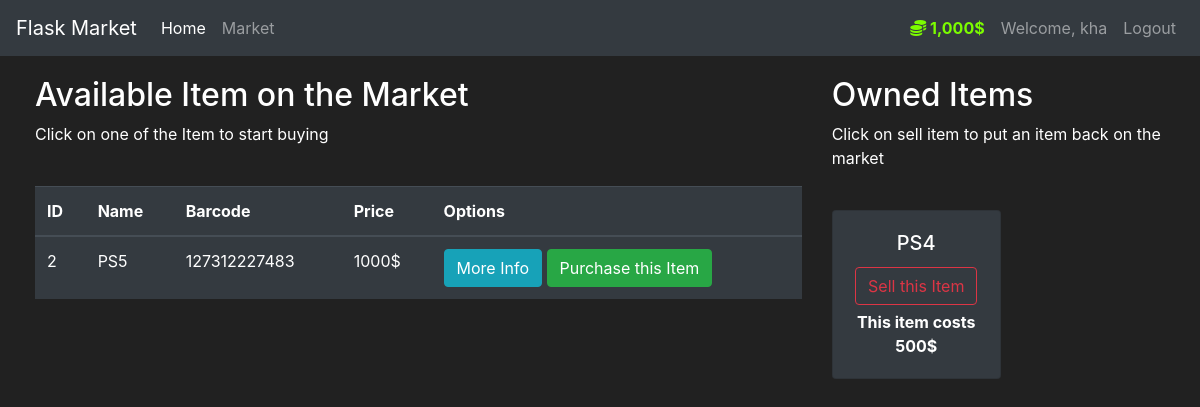
The page /market (signed in) on the database as committed earlier.
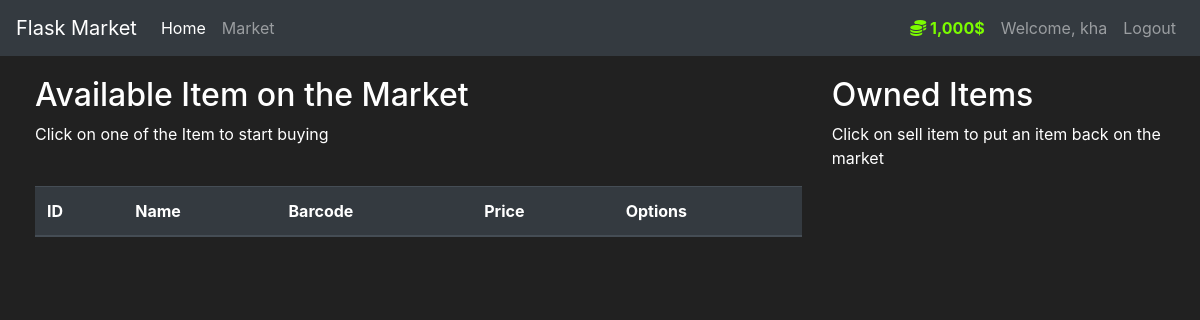
The same page on the database as committed later.
### market/models.py (models this page shows, shortened)
class User(db.Model, UserMixin):
    id = db.Column(db.Integer(), primary_key=True)
    username = db.Column(db.String(length=30), unique=True, nullable=False)
    email_address = db.Column(db.String(length=50),
                              unique=True, nullable=False)
    password_hash = db.Column(db.String(length=60), nullable=False)
    budget = db.Column(db.Integer(), nullable=False,  default=1000)
    items = db.relationship('Item', backref='owned_user', lazy=True)
    @property
    def prettier_budget(self):
        if len(str(self.budget)) >= 4:
            return f'{str(self.budget)[:-3]},{str(self.budget)[-3:]}$'
        else:
            return f'{self.budget}$'
    @property
    def password(self):
        return self.password

class Item(db.Model):
    id = db.Column(db.Integer(), primary_key=True)
    name = db.Column(db.String(length=30), nullable=False, unique=True)
    price = db.Column(db.Integer(), nullable=False, )
    barcode = db.Column(db.String(length=12), nullable=False, unique=True)
    description = db.Column(db.String(length=1024),
                            nullable=False, unique=True)
    owner = db.Column(db.Integer(), db.ForeignKey('user.id'))

### market/routes.py (the view, shortened to what this page needs)
@app.route('/market', methods=['GET', 'POST'])
@login_required
def market_page():
    purchase_form = PurchaseItemForm()
    selling_form = SellItemForm()
    if request.method == "GET":
        items = Item.query.filter_by(owner=None)
        owned_items = Item.query.filter_by(owner=current_user.id)
        return render_template('market.html', items=items, purchase_form=purchase_form, owned_items=owned_items, selling_form=selling_form)

### market/models.py (called while the page is built)
@login_manager.user_loader
def load_user(user_id):
    return User.query.get(int(user_id))

### market/templates/market.html (shortened to what this page needs)
{% extends 'base.html' %}
{% block content %}
<div class="row" style="margin-top: 20px; margin-left: 20px;">
	<div class="col-8">
		<h2> Available Item on the Market </h2>
		<p>Click on one of the Item to start buying </p>
		<br>
		<table class="table table-hover table-dark">
			<thead>
				<tr>
					<th scope="col">ID</th>
					<th scope="col">Name</th>
					<th scope="col">Barcode</th>
					<th scope="col">Price</th>
					<th scope="col">Options</th>
				</tr>
			</thead>
			<tbody>
				{% for item in items %}
				<tr>
					<td>{{ item.id }}</td>
					<td>{{ item.name }}</td>
					<td>{{ item.barcode }}</td>
					<td>{{ item.price }}$</td>
					<td>
						<button class="btn btn-outline btn-info" data-toggle="modal" data-target="#Modal-MoreInfo-{{ item.id }}">More Info</button>
						<button class="btn btn-outline btn-success" data-toggle="modal" data-target="#Modal-PurchaseConfirm-{{item.id}}">Purchase this
							Item</button>
					</td>
				</tr>
				{% endfor %}
			</tbody>
		</table>
	</div>
	<div class="col-4">
		<h2> Owned Items </h2>
		<p>Click on sell item to put an item back on the market </p>
		<br>
		<div class="row">
			{% for owned_item in owned_items %}
		       <div class="col-md-6">
		                 <div style="margin-bottom: 5px" class="card text-center bg-dark">
		                      <div class="card-body">
		                          <h5 class="card-title">{{ owned_item.name }}</h5>
		                          <button type="button" class="btn btn-outline-danger" style="margin-bottom: 5px"
		                                  data-toggle="modal" data-target="#Modal-SellingConfirm-{{owned_item.id}}">
		                              Sell this Item
		                          </button>
		                          <p class="card-text"><strong>
		                              This item costs {{owned_item.price}}$
		                          </strong></p>
		                      </div>
		                  </div>
		             </div>
			{% endfor %}
		</div>
	</div>
</div>
{% endblock %}

### market/templates/base.html (shortened to what this page needs)
<!doctype html>
<html lang="en">
   <head>
      <link rel="stylesheet" href="https://cdn.jsdelivr.net/npm/bootstrap@4.5.3/dist/css/bootstrap.min.css">
   </head>
   <body>
    <nav class="navbar navbar-expand-md navbar-dark bg-dark">
      <a class="navbar-brand" href="#">Flask Market</a>
      <div class="collapse navbar-collapse" id="navbarNav">
        <ul class="navbar-nav mr-auto">
            <li class="nav-item active">
                <a class="nav-link" href="{{ url_for('home_page') }}">Home <span class="sr-only">(current)</span></a>
            </li>
            <li class="nav-item">
                <a class="nav-link" href="{{ url_for('market_page') }}">Market</a>
            </li>
        </ul>
        {% if current_user.is_authenticated %}
          <ul class="navbar-nav">
            <li class="nav-item">
                <a class="nav-link" style="color: lawngreen; font-weight: bold">
                	<i class="fas fa-coins"></i>
                	{{current_user.prettier_budget}}
                </a>
            </li>
            <li class="nav-item">
                <a class="nav-link">Welcome, {{current_user.username}}</a>
            </li>
            <li class="nav-item">
                <a class="nav-link" href="{{ url_for('logout_page') }}">Logout</a>
            </li>
        </ul>
        {% endif %}
      </div>
    </nav>
		{% block content %}
	    {% endblock %}
   </body>
</html>

### market/templates/base.html (style rules this page uses)
body { background-color: #212121; color: white }

Rows that differ between the two databases and show on the page:
no longer on this page (row edited): Item: id "2", name "PS5", barcode "127312227483", price "1000", shown under "Available Item on the Market"
no longer on this page (row edited): Item: name "PS4", price "500", shown under "Owned Items"
